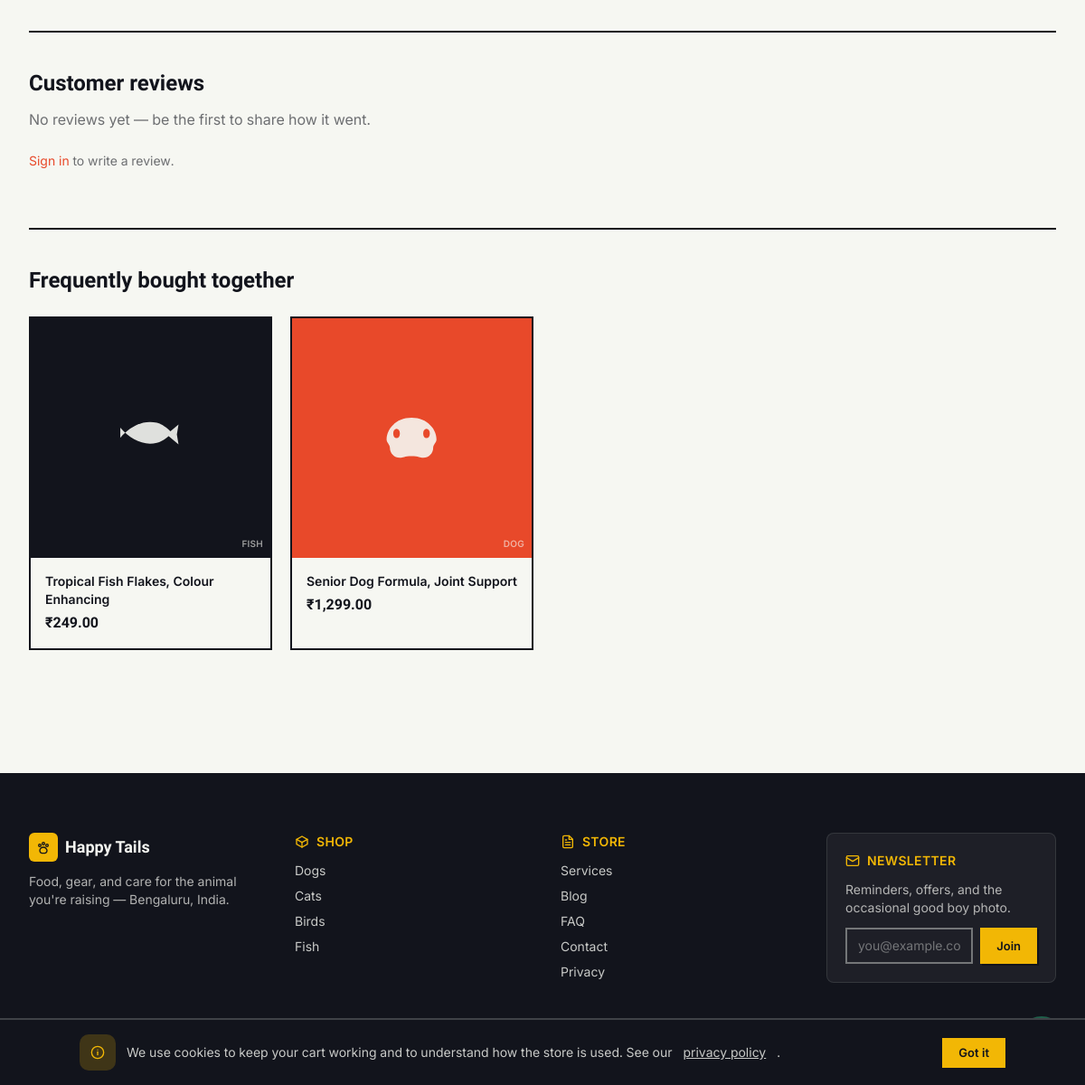
/shop/interactive-puzzle-feeder (lower part), run on an earlier commit of the app's database.
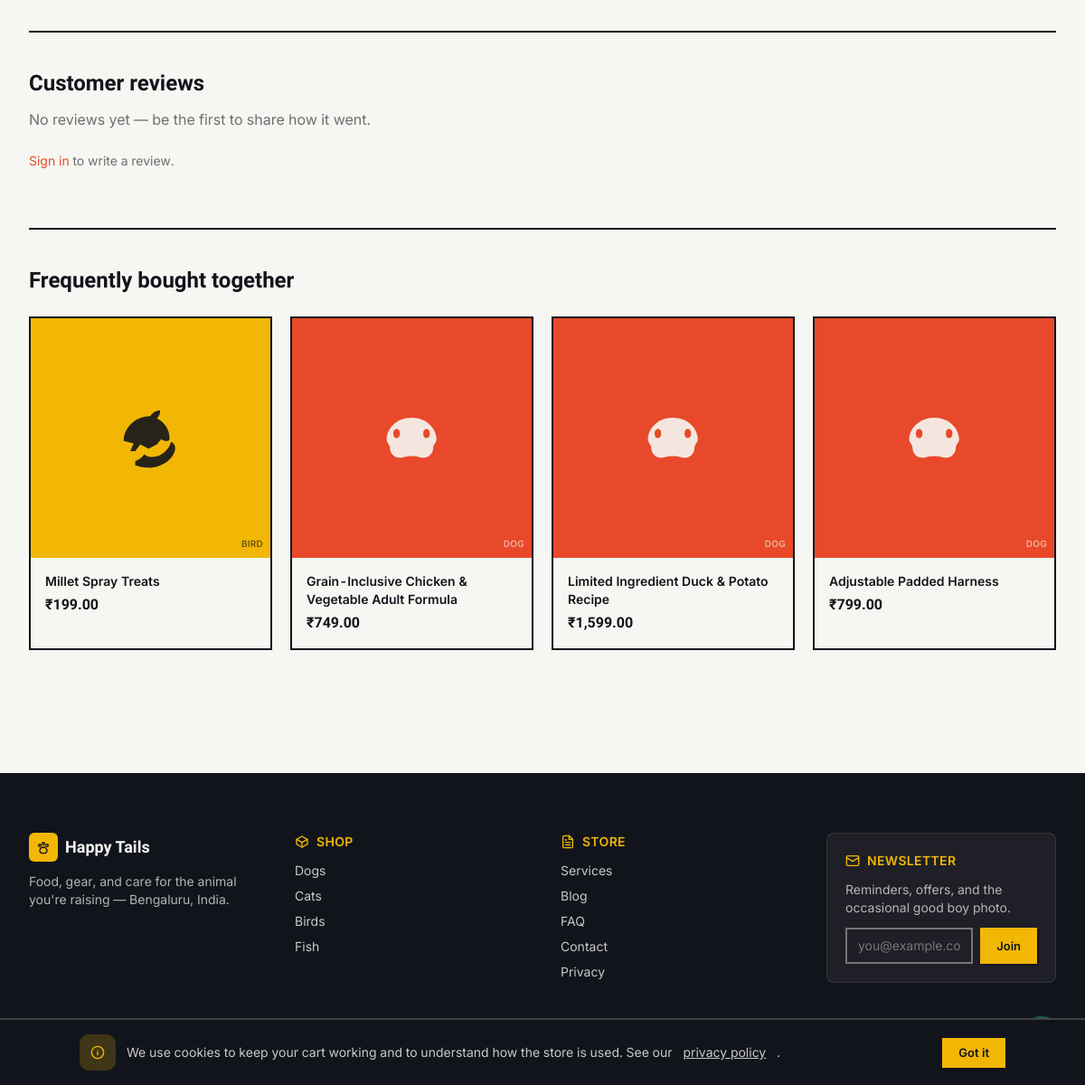
And on a later commit of the database.
### tables this page shows
CREATE TABLE products (
    id INTEGER PRIMARY KEY AUTOINCREMENT,
    category_id INT NOT NULL,
    brand_id INT NULL,
    name VARCHAR(200) NOT NULL,
    slug VARCHAR(220) NOT NULL,
    short_description VARCHAR(300) NULL,
    description TEXT NULL,
    pet_type TEXT NOT NULL DEFAULT 'other' CHECK (pet_type IN ('dog','cat','bird','fish','small_pet','other')),
    life_stage TEXT NOT NULL DEFAULT 'all' CHECK (life_stage IN ('puppy_kitten','adult','senior','all')),
    status TEXT NOT NULL DEFAULT 'active' CHECK (status IN ('draft','active','archived')),
    feeding_grams_per_day INT NULL,
    avg_rating DECIMAL(3,2) NOT NULL DEFAULT 0.00,
    review_count INT NOT NULL DEFAULT 0,
    is_featured INTEGER NOT NULL DEFAULT 0,
    meta_title VARCHAR(200) NULL,
    meta_description VARCHAR(300) NULL,
    created_at DATETIME NOT NULL,
    updated_at DATETIME NOT NULL,
    deleted_at DATETIME NULL,
    CONSTRAINT products_category_fk FOREIGN KEY (category_id) REFERENCES categories(id),
    CONSTRAINT products_brand_fk FOREIGN KEY (brand_id) REFERENCES brands(id) ON DELETE SET NULL
    );

### app/Views/components/product-image.php (the view)
<?php
$class ??= 'aspect-square';
$palette = [
    'dog' => ['bg' => 'bg-leash', 'text' => 'text-paper'],
    'cat' => ['bg' => 'bg-fern', 'text' => 'text-paper'],
    'bird' => ['bg' => 'bg-tennis', 'text' => 'text-ink'],
    'fish' => ['bg' => 'bg-ink', 'text' => 'text-paper'],
    'small_pet' => ['bg' => 'bg-mist', 'text' => 'text-ink'],
    'other' => ['bg' => 'bg-mist', 'text' => 'text-ink'],
];
$tone = $palette[$product['pet_type']] ?? $palette['other'];
$icons = [
    'dog' => 'M4.5 12.5c0-3 2.7-6.5 7.5-6.5s7.5 3.5 7.5 6.5c0 1-1 1.5-1 2.5 0 1.7-1.3 3-3 3-1 0-1.3-.5-3.5-.5s-2.5.5-3.5.5c-1.7 0-3-1.3-3-3 0-1-1-1.5-1-2.5Zm3-3.2c-.6 0-1 .6-1 1.4s.4 1.4 1 1.4 1-.6 1-1.4-.4-1.4-1-1.4Zm9 0c-.6 0-1 .6-1 1.4s.4 1.4 1 1.4 1-.6 1-1.4-.4-1.4-1-1.4Z',
    'cat' => 'M6 3 4 9l4 1.5V19a1 1 0 0 0 1 1h6a1 1 0 0 0 1-1v-8.5L20 9l-2-6-4.5 3h-3.5L6 3Zm2.5 9.5c.4 0 .8.4.8.9s-.4.9-.8.9-.8-.4-.8-.9.4-.9.8-.9Zm7 0c.4 0 .8.4.8.9s-.4.9-.8.9-.8-.4-.8-.9.4-.9.8-.9ZM12 14l1 1.3H11L12 14Z',
    'bird' => 'M4 13c0-4 3.5-7.5 8-7.5.6-1 1.7-1.7 3-1.7 0 1-.4 1.8-1 2.4 2.3 1.1 3.8 3.4 3.8 6 0 .5-.4.8-.8.8-.5 0-1.3-.3-1.7-.6L14 14l-2.5 1.3L9 14l-1.5 2H6l1-2.3C5 13.2 4 13 4 13Zm3.5 6c1-.3 2-1 2.7-2 .6.5 1.4.8 2.3.8 2.8 0 5-2 5.8-4.6.6.4 1.2 1 1.2 1.8 0 2.8-3.5 6-8 6-1.6 0-3-.4-4-.7Z',
    'fish' => 'M3 12c3-3.5 7-5.5 11-4.5 2 .5 3.5 2 4.5 3-1 1-2.5 2.5-4.5 3-4 1-8-1-11-4.5Zm14.5-1.5 3-2.5-.5 3 .5 3-3-2.5ZM8 11c.4 0 .8.4.8.9s-.4.9-.8.9-.8-.4-.8-.9.4-.9.8-.9Z',
    'small_pet' => 'M7 10c0-2.5 2-4.5 5-4.5s5 2 5 4.5c0 1-1.5 1.5-1.5 3v2c0 2-1.5 3.5-3.5 3.5s-3.5-1.5-3.5-3.5v-2c0-1.5-1.5-2-1.5-3Zm2-2c-.4 0-.7.5-.7 1.2S8.6 10.4 9 10.4s.7-.5.7-1.2S9.4 8 9 8Zm6 0c-.4 0-.7.5-.7 1.2s.3 1.2.7 1.2.7-.5.7-1.2S15.4 8 15 8Z',
    'other' => 'M12 4 4 8v8l8 4 8-4V8L12 4Zm0 2.2 5.8 2.9L12 12l-5.8-2.9L12 6.2Z',
];
$icon = $icons[$product['pet_type']] ?? $icons['other'];
?>
<div class="<?= e($class) ?> <?= e($tone['bg']) ?> <?= e($tone['text']) ?> flex items-center justify-center relative overflow-hidden">
  <svg viewBox="0 0 24 24" fill="currentColor" class="w-1/3 h-1/3 opacity-90" aria-hidden="true"><path d="<?= $icon ?>"/></svg>
  <span class="absolute bottom-2 right-2 text-[10px] font-semibold uppercase tracking-wide opacity-60"><?= e($product['pet_type']) ?></span>
</div>

### app/Core/Router.php (shortened to what the changed rows need)
<?php
final class Router
{
    private array $routes = [
        'GET' => [], 'POST' => [], 'PUT' => [], 'PATCH' => [], 'DELETE' => [],
    ];
    private string $groupPrefix = '';
    private array $groupMiddleware = [];
    public function group(array $attrs, callable $callback): void
    {
        $previousPrefix = $this->groupPrefix;
        $previousMiddleware = $this->groupMiddleware;
        $this->groupPrefix = $previousPrefix . ($attrs['prefix'] ?? '');
        $this->groupMiddleware = [...$previousMiddleware, ...($attrs['middleware'] ?? [])];
        $this->groupPrefix = $previousPrefix;
        $this->groupMiddleware = $previousMiddleware;
    }
    private function add(string $method, string $uri, mixed $handler, array $middleware): void
    {
        $uri = $this->groupPrefix . $uri;
        $uri = '/' . trim($uri, '/');
        $paramNames = [];
        $pattern = preg_replace_callback('#\{([a-zA-Z_][a-zA-Z0-9_]*)\}#', static function (array $m) use (&$paramNames) {
            $paramNames[] = $m[1];
            return '([^/]+)';
        }, $uri);
        $this->routes[$method][] = [
            'uri' => $uri,
            'pattern' => '#^' . $pattern . '$#',
            'handler' => $handler,
            'middleware' => [...$this->groupMiddleware, ...$middleware],
            'params' => $paramNames,
        ];
    }
    public function dispatch(Request $request): void
    {
        $method = $request->method();
        $path = $request->path();
        foreach ($this->routes[$method] ?? [] as $route) {
            if (preg_match($route['pattern'], $path, $matches)) {
                array_shift($matches);
                $params = array_combine($route['params'], $matches);
                $pipeline = array_reduce(
                    array_reverse($route['middleware']),
                    fn (callable $next, string $spec) => fn () => $this->resolveMiddleware($spec)->handle($request, $next),
                    fn () => $this->callHandler($route['handler'], $request, $params),
                );
                $pipeline();
                return;
            }
        }
    }
    private function resolveMiddleware(string $spec): object
    {
        $args = [];
        return new $class(...$args);
    }
    private function callHandler(mixed $handler, Request $request, array $params): mixed
    {
        if (is_array($handler)) {
            [$class, $method] = $handler;
            $controller = new $class();
            return $controller->{$method}($request, ...array_values($params));
        }
        throw new \RuntimeException('Invalid route handler');
    }
}

### app/Views/site/catalogue/show.php (shortened to what the changed rows need)
<?php
$variantsJson = json_encode(array_map(static function (array $v) use ($product) {
    $days = null;
    if (!empty($v['weight_grams']) && !empty($product['feeding_grams_per_day'])) {
        $days = (int) round((int) $v['weight_grams'] / (int) $product['feeding_grams_per_day']);
    }
    return [
        'id' => (int) $v['id'],
        'label' => $v['label'],
        'price' => money((int) $v['price_paise']),
        'compareAt' => $v['compare_at_price_paise'] ? money((int) $v['compare_at_price_paise']) : null,
        'stock' => (int) $v['stock_quantity'],
        'lowStock' => \App\Models\ProductVariant::isLowStock($v),
        'days' => $days,
    ];
}, $variants), JSON_UNESCAPED_UNICODE | JSON_UNESCAPED_SLASHES);
$defaultVariant = $variants[0] ?? null;
?>
<section class="mx-auto max-w-7xl px-4 sm:px-6 lg:px-8 py-10"
         x-data='{
            variants: <?= $variantsJson ?>,
            selected: <?= $defaultVariant ? (int) $defaultVariant['id'] : 'null' ?>,
            get variant() { return this.variants.find(v => v.id === this.selected) },
            zoom: false,
         }'>
      <?php if ($images === []): ?>
          <?php \App\Core\View::include('components/product-image', ['product' => $product, 'class' => 'aspect-square transition-transform duration-150 ' . '']); ?>
      <?php endif; ?>
        <span aria-hidden="true" class="flex items-center gap-0.5 text-tennis"><?= icon('star', 'h-4 w-4') ?></span>
  <div class="mt-16 border-t-2 border-ink pt-10">
    <h2 class="font-display text-2xl font-bold">Customer reviews</h2>
    <?php if ($reviews === []): ?>
      <p class="mt-3 text-ink/60">No reviews yet — be the first to share how it went.</p>
    <?php endif; ?>
    <?php if (auth()->check()): ?>
      <details class="mt-8">
        <summary class="cursor-pointer text-sm font-semibold text-leash">Write a review</summary>
        <form method="POST" action="/reviews" class="mt-4 max-w-lg space-y-4 card-tag p-5">
          <?= csrf_field() ?>
          <input type="hidden" name="product_id" value="<?= (int) $product['id'] ?>">
          <div>
            <label for="review_rating" class="block text-sm font-semibold mb-1">Rating</label>
            <select id="review_rating" name="rating" required class="border-2 border-ink px-3 py-2">
              <option value="">Choose a rating</option>
              <?php for ($r = 5; $r >= 1; $r--): ?>
                <option value="<?= $r ?>"><?= str_repeat('★', $r) ?> (<?= $r ?>/5)</option>
              <?php endfor; ?>
            </select>
          </div>
          <div>
            <label for="review_title" class="block text-sm font-semibold mb-1">Title <span class="font-normal text-ink/50">(optional)</span></label>
            <input id="review_title" type="text" name="title" class="w-full border-2 border-ink px-3 py-2">
          </div>
          <div>
            <label for="review_body" class="block text-sm font-semibold mb-1">Your review <span class="font-normal text-ink/50">(optional)</span></label>
            <textarea id="review_body" name="body" rows="3" class="w-full border-2 border-ink px-3 py-2"></textarea>
          </div>
          <button type="submit" class="btn btn-primary">Submit review</button>
        </form>
      </details>
    <?php else: ?>
      <p class="mt-6 text-sm text-ink/60"><a href="/account/login" class="text-leash hover:underline">Sign in</a> to write a review.</p>
    <?php endif; ?>
  </div>
  <?php if ($related !== []): ?>
    <div class="mt-16 border-t-2 border-ink pt-10">
      <h2 class="font-display text-2xl font-bold"><?= $relatedIsCoPurchase ? 'Frequently bought together' : 'You might also like' ?></h2>
      <div class="mt-6 grid sm:grid-cols-2 lg:grid-cols-4 gap-5">
        <?php foreach ($related as $rp): ?>
          <a href="/shop/<?= e($rp['slug']) ?>" class="card-tag card-tag--pop group">
            <div class="p-4">
              <h3 class="font-semibold text-sm group-hover:text-leash"><?= e($rp['name']) ?></h3>
              <p class="mt-1 font-display font-bold"><?= $rp['min_price_paise'] ? money((int) $rp['min_price_paise']) : '' ?></p>
            </div>
          </a>
        <?php endforeach; ?>
      </div>
    </div>
  <?php endif; ?>
</section>

### app/Views/layouts/site.php (shortened to what the changed rows need)
<!doctype html>
<html lang="en">
<head>
<script src="https://cdn.tailwindcss.com"></script>
<link rel="stylesheet" href="/assets/css/app.css">
</head>
<body class="bg-paper text-ink font-sans antialiased">
<main id="main">
<?= \App\Core\View::section('content') ?>
</main>
<footer class="mt-24 border-t-2 border-ink bg-ink text-paper">
  <div class="mx-auto max-w-7xl px-4 sm:px-6 lg:px-8 py-16 grid grid-cols-1 md:grid-cols-4 gap-10">
    <div>
      <p class="flex items-center gap-2 font-display text-lg font-bold">
        <span class="icon-chip !bg-tennis !text-ink !w-8 !h-8 !rounded-md"><?= icon('paw', 'h-4 w-4') ?></span>
        Happy Tails
      </p>
      <p class="mt-3 text-sm text-paper/70">Food, gear, and care for the animal you're raising — Bengaluru, India.</p>
    </div>
    <div>
      <p class="flex items-center gap-2 text-sm font-semibold uppercase tracking-wide text-tennis"><?= icon('box', 'h-4 w-4') ?> Shop</p>
      <ul class="mt-3 space-y-2 text-sm text-paper/80">
        <li><a href="/shop?pet=dog" class="hover:text-paper">Dogs</a></li>
        <li><a href="/shop?pet=cat" class="hover:text-paper">Cats</a></li>
        <li><a href="/shop?pet=bird" class="hover:text-paper">Birds</a></li>
        <li><a href="/shop?pet=fish" class="hover:text-paper">Fish</a></li>
      </ul>
    </div>
    <div>
      <p class="flex items-center gap-2 text-sm font-semibold uppercase tracking-wide text-tennis"><?= icon('document', 'h-4 w-4') ?> Store</p>
      <ul class="mt-3 space-y-2 text-sm text-paper/80">
        <li><a href="/services" class="hover:text-paper">Services</a></li>
        <li><a href="/blog" class="hover:text-paper">Blog</a></li>
        <li><a href="/faq" class="hover:text-paper">FAQ</a></li>
        <li><a href="/contact" class="hover:text-paper">Contact</a></li>
        <li><a href="/legal/privacy" class="hover:text-paper">Privacy</a></li>
      </ul>
    </div>
    <div class="rounded-lg bg-paper/5 p-5 border border-paper/10">
      <p class="flex items-center gap-2 text-sm font-semibold uppercase tracking-wide text-tennis"><?= icon('mail', 'h-4 w-4') ?> Newsletter</p>
      <p class="mt-3 text-sm text-paper/70">Reminders, offers, and the occasional good boy photo.</p>
      <form method="POST" action="/newsletter/subscribe" class="mt-3 flex gap-2">
        <input id="newsletter-email" type="email" name="email" required placeholder="you@example.com"
               class="min-w-0 flex-1 border-2 border-paper/40 bg-transparent px-3 py-2 text-sm placeholder:text-paper/40 focus:border-paper outline-none">
        <button type="submit" class="btn btn-sm !border-tennis bg-tennis text-ink hover:bg-paper">Join</button>
      </form>
    </div>
  </div>
  <div class="border-t border-paper/20 py-4 text-center text-xs text-paper/60">
  </div>
</footer>
<a href="https://wa.me/910000000000" target="_blank" rel="noopener" aria-label="Chat on WhatsApp"
   class="pulse-ring fixed bottom-5 right-5 z-40 flex h-14 w-14 items-center justify-center rounded-full bg-fern text-paper shadow-lg hover:scale-110 transition-transform duration-150">
</a>
<div x-data="{ visible: !localStorage.getItem('petshop_cookie_consent') }" x-show="visible" x-cloak x-transition.origin.bottom
     class="fixed inset-x-0 bottom-0 z-50 bg-ink text-paper border-t-2 border-paper/20 px-4 py-4 sm:px-6">
  <div class="mx-auto max-w-5xl flex flex-col sm:flex-row items-center justify-between gap-3">
    <p class="flex items-center gap-3 text-sm text-paper/80">
      <span class="icon-chip !bg-tennis/20 !text-tennis shrink-0"><?= icon('info', 'h-4 w-4') ?></span>
      We use cookies to keep your cart working and to understand how the store is used. See our <a href="/legal/privacy" class="underline">privacy policy</a>.
    </p>
    <button type="button" @click="localStorage.setItem('petshop_cookie_consent','1'); visible = false"
            class="btn btn-sm shrink-0 !border-tennis bg-tennis text-ink hover:bg-paper">Got it</button>
  </div>
</div>
</body>
</html>

### app/Core/helpers.php (shortened to what the changed rows need)
<?php
function env(string $key, mixed $default = null): mixed
{
    $value = $_ENV[$key] ?? $_SERVER[$key] ?? getenv($key);
    if ($value === false || $value === null) {
        return $default;
    }
    return match (strtolower((string) $value)) {
        'true', '(true)' => true,
        'false', '(false)' => false,
        'null', '(null)' => null,
        'empty', '(empty)' => '',
        default => $value,
    };
}
function config(string $key, mixed $default = null): mixed
{
    static $config = null;
    if ($config === null) {
        $config = require dirname(__DIR__, 2) . '/config/config.php';
    }
    $segments = explode('.', $key);
    $value = $config;
    foreach ($segments as $segment) {
        $value = $value[$segment];
    }
    return $value;
}
function base_path(string $path = ''): string
{
    return dirname(__DIR__, 2) . ($path !== '' ? '/' . ltrim($path, '/') : '');
}
function storage_path(string $path = ''): string
{
    return base_path('storage' . ($path !== '' ? '/' . ltrim($path, '/') : ''));
}
function e(mixed $value): string
{
    return htmlspecialchars((string) $value, ENT_QUOTES | ENT_SUBSTITUTE, 'UTF-8');
}
function money(int $paise, ?string $symbol = null): string
{
    $symbol ??= (string) env('APP_CURRENCY_SYMBOL', '₹');
    return $symbol . number_format($paise / 100, 2);
}
function auth(): Auth
{
    return App::auth();
}
function icon(string $name, string $class = 'h-5 w-5'): string
{
    $inner = $icons[$name] ?? $icons['tag'];
    return sprintf(
        '<svg class="%s" viewBox="0 0 24 24" fill="none" stroke="currentColor" stroke-width="2" stroke-linecap="round" stroke-linejoin="round" aria-hidden="true">%s</svg>',
        e($class),
        $inner
    );
}

What changed in the data, as far as the page shows it:
no longer on this page (row edited): products: pet_type "FISH", name "Tropical Fish Flakes, Colour Enhancing", min_price_paise "₹249.00"
no longer on this page (row edited): products: pet_type "DOG", name "Senior Dog Formula, Joint Support", min_price_paise "₹1,299.00"
now on this page (row edited): products: pet_type "BIRD", name "Millet Spray Treats", min_price_paise "₹199.00"
now on this page (row edited): products: pet_type "DOG", name "Grain-Inclusive Chicken & Vegetable Adult Formula", min_price_paise "₹749.00"
now on this page (row edited): products: pet_type "DOG", name "Limited Ingredient Duck & Potato Recipe", min_price_paise "₹1,599.00"
now on this page (row edited): products: pet_type "DOG", name "Adjustable Padded Harness", min_price_paise "₹799.00"
